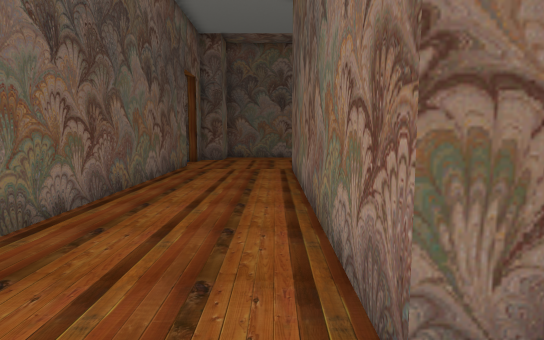
[1] (above)

17 first-person views from a walk through a 3-D level made in the Unity game engine. The camera is 1.5 m above the floor, tilts 6° down and sees 75° across. The floor is counted in squares, 1 m on a side. Each view is taken from the middle of a square. On the plan, view 1 faces up. The plan holds only what a view shows up to about 16 squares ahead; the rest is blank. The place goes on beyond the plan. The player is left out. Some surface patterns are stand-ins.

[2]
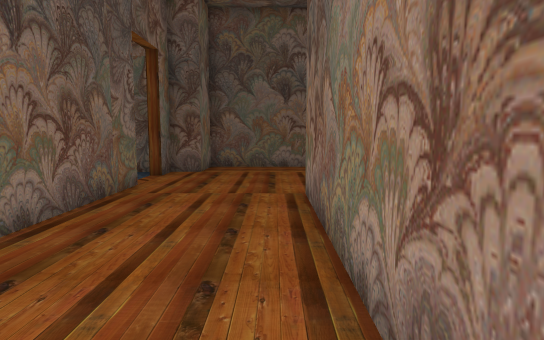

[3]
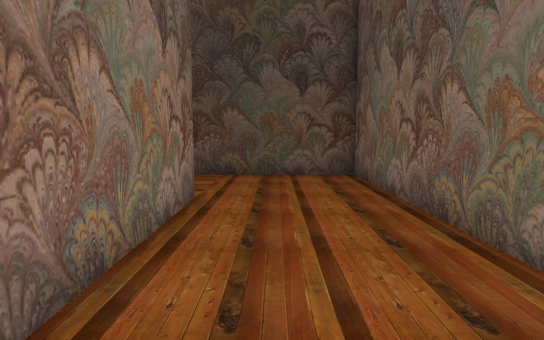

[4]
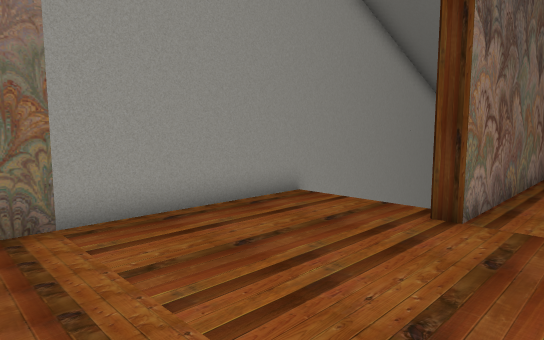

[5]
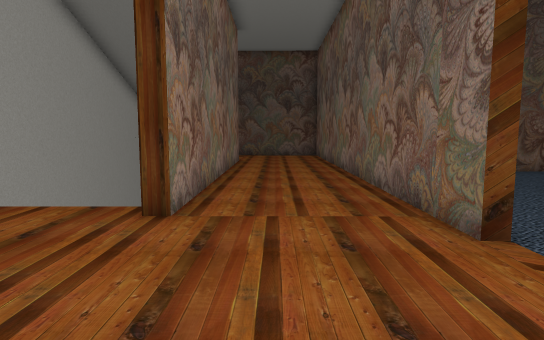

[6]
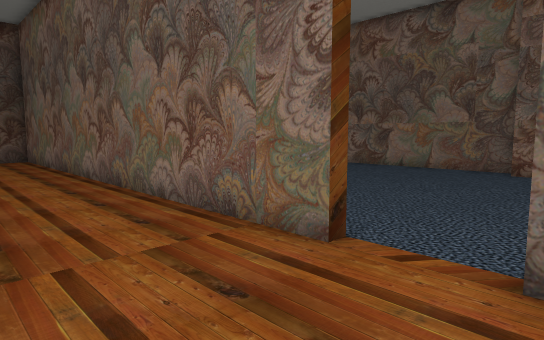

[7]
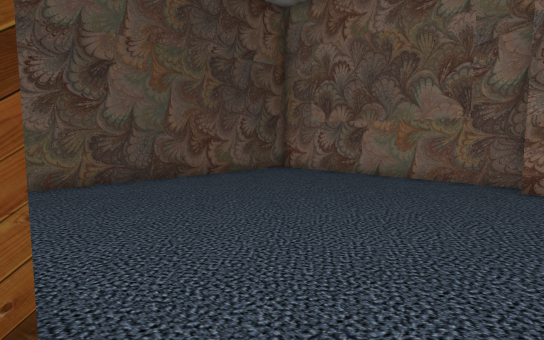

[8]
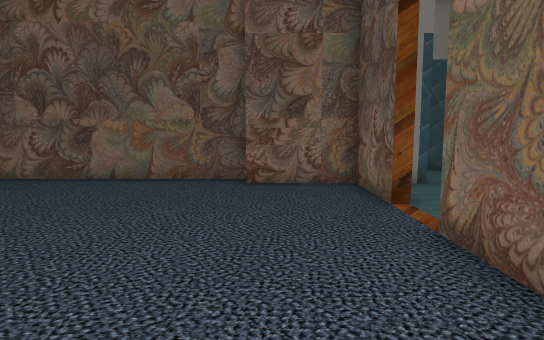

[9]
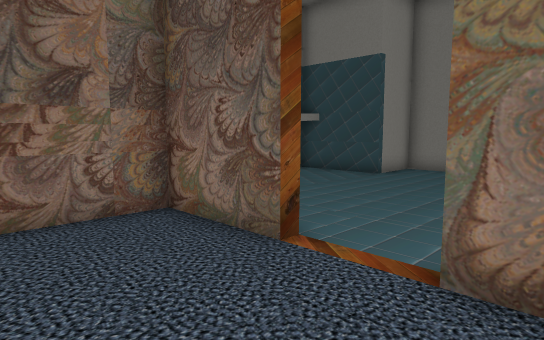

[10]
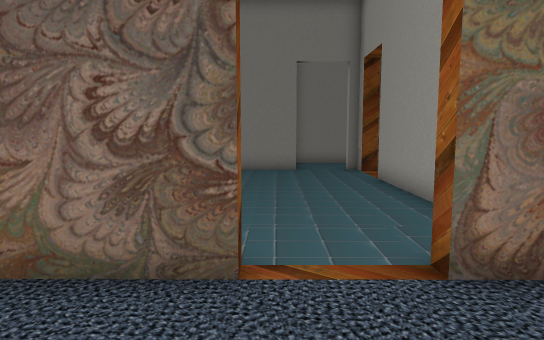

[11]
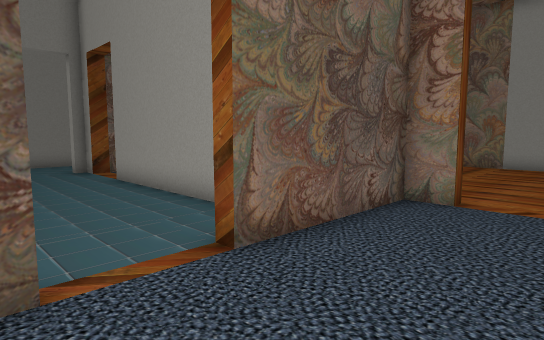

[12]
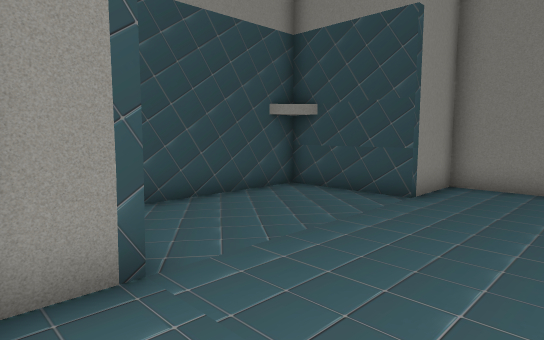

[13]
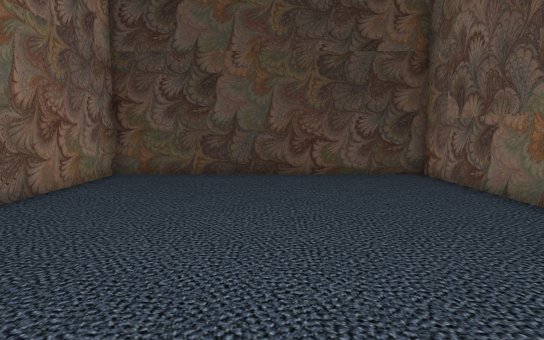

[14]
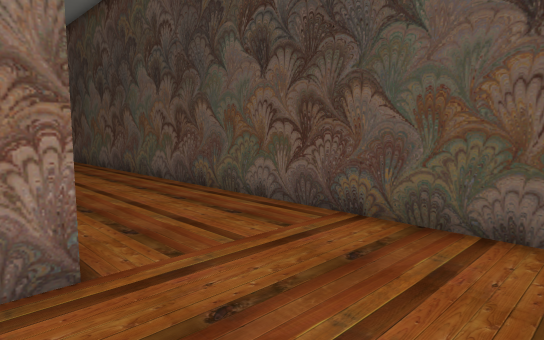

[15]
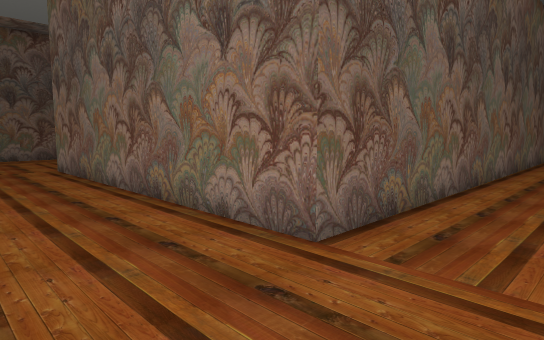

[16]
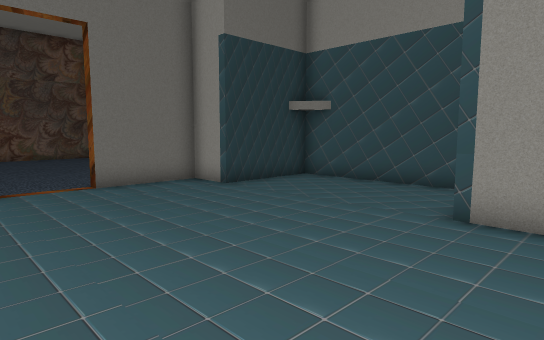

[17]
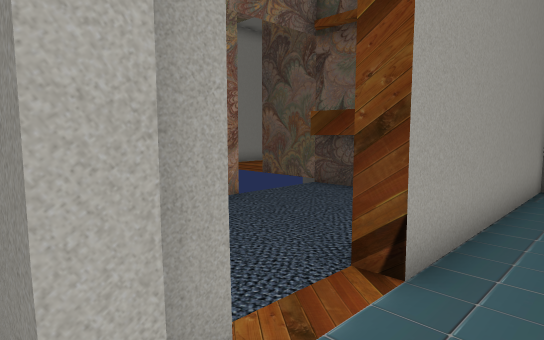

### Floor plan
Key: @ floor where view 1 was taken; # wall or solid block; . floor; = window, fence, low wall or low ledge; v drop or lower ground.
Columns run from 18 left of view 1 to 9 right of it. Each row starts with its distance up from view 1.
 31    ######.##
 30    #.......#
 29    #.........
 28 ####..........
 27 #..........##...
 26 #..........# ...#
 25 #..........# ...v
 24 #..........# ...v
 23 #..........#    v
 22 #..........#  ###=##
 21 ####.......#  ##.......#
 20    ###v..v######.......#
 19    #..........#........#
 18    #...................#
 17    #...................#
 16   ##..........#........#
 15   #...........#........#
 14   #...........#....#vvvv
 13   #...........#....#   v
 12   #...........#....#   v
 11   #...........#....#   v
 10   #...........#....#   v
  9   #...........#....#   v
  8   #...........#....#   v
  7   #############....#   v
  6               #....#
  5               #....#
  4               #....#
  3               #....#
  2               #....#########
  1               #.............
  0               #...@.........
 -1               #.............
 -2               #.............
 -3               ##############

Where each view was taken, in squares from view 1:
view 1: 0 up, 0 right, facing up
view 2: 6 up, 0 right, facing up
view 3: 10 up, 1 left, facing down
view 4: 21 up, 1 left, facing down-right
view 5: 21 up, 1 left, facing down
view 6: 19 up, 0 right, facing down-left
view 7: 18 up, 4 left, facing down-left
view 8: 17 up, 4 left, facing left
view 9: 16 up, 8 left, facing up-left
view 10: 16 up, 11 left, facing up
view 11: 16 up, 12 left, facing up-right
view 12: 20 up, 11 left, facing up-left
view 13: 20 up, 10 left, facing down
view 14: 3 up, 3 left, facing down-right
view 15: 1 down, 3 left, facing up-right
view 16: 30 up, 8 left, facing down-left
view 17: 31 up, 9 left, facing down-right
